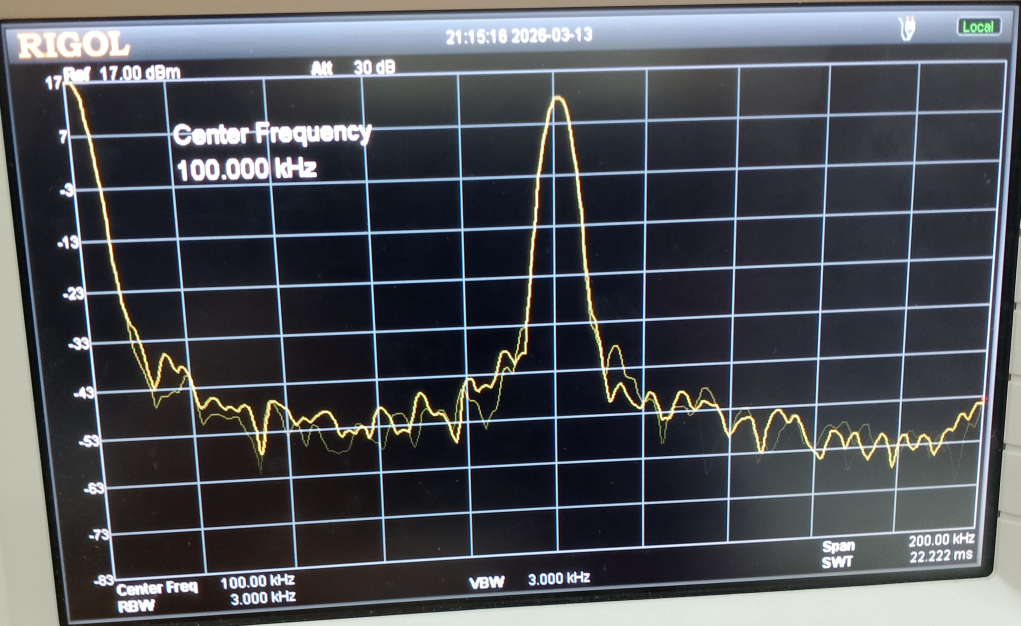
#> input picture LAB_3/LAB_3/1.jpg, 3061 x 1877 px (shown at 1/3 size); its folder holds only this picture in this run
$ python -i pictures.py   (imports and definitions only)
#> lines starting #> are read from the running program, lines starting #| are printed output that depends on the picture
### LAB_3/LAB_3/data/init.py
"""
Инициализация подключения к базе данных SQLite.
Использует DB-API (PEP 249) для работы с SQLite.
"""
import os
from pathlib import Path
from sqlite3 import connect, Connection, Cursor
from dotenv import load_dotenv

# Загружаем переменные окружения из .env файла
load_dotenv()

conn: Connection | None = None
curs: Cursor | None = None


def get_db(name: str | None = None, reset: bool = False) -> None:
    """
    Подключается к файлу базы данных SQLite.

    Args:
        name: путь к файлу БД (если None, берется из .env)
        reset: если True, принудительно пересоздает подключение
    """
    global conn, curs

    # Если уже есть подключение и не требуется сброс - возвращаемся
    if conn and not reset:
        return

    # Определяем имя файла БД
    if not name:
        name = os.getenv("PICTURES_SQLITE_DB")

    # Если переменная окружения не задана, используем путь по умолчанию
    if not name:
        top_dir = Path(__file__).resolve().parents[1]
        db_dir = top_dir / "db"
        db_dir.mkdir(exist_ok=True)
        name = str(db_dir / "images.db")

    # Создаем подключение с отключенной проверкой потоков
    conn = connect(name, check_same_thread=False)
    curs = conn.cursor()
    print(f"Подключено к базе данных: {name}")


# Инициализируем подключение при импорте модуля
get_db()


def create_tables() -> None:
    """
    Создает необходимые таблицы в базе данных.
    Таблица pictures хранит изображения в формате BLOB.
    """
    get_db()
    curs.execute('''
        CREATE TABLE IF NOT EXISTS pictures (
            id INTEGER PRIMARY KEY AUTOINCREMENT,
            name TEXT UNIQUE NOT NULL,
            description TEXT,
            image_data BLOB NOT NULL,
            created_at DATETIME DEFAULT CURRENT_TIMESTAMP
        )
    ''')
    conn.commit()
    print("Таблицы успешно созданы")


# Создаем таблицы при импорте
create_tables()

### LAB_3/LAB_3/service/pictures.py
"""
Уровень сервиса: бизнес-логика работы с изображениями.
Содержит функции обработки изображений с помощью OpenCV.
"""
import cv2
import numpy as np
from model.pictures import Picture
import data.pictures as pictures_data


# [3 lines that did not run here, left out]


# [11 lines that did not run here, left out]


# [11 lines that did not run here, left out]


def update_one(name: str, description: str) -> bool:
    """
    Обновляет описание изображения.

    Args:
        name: имя изображения
        description: новое описание

    Returns:
        bool: True если обновление выполнено
    """
    return pictures_data.update_one(name, description)


def delete_one(name: str) -> bool:
    """
    Удаляет изображение по имени.

    Args:
        name: имя изображения

    Returns:
        bool: True если удаление выполнено
    """
    return pictures_data.delete_one(name)


# [25 lines that did not run here, left out]


# [29 lines that did not run here, left out]


# [24 lines that did not run here, left out]

>>> import cv2
>>> picture = cv2.imread('../1.jpg', cv2.IMREAD_GRAYSCALE)
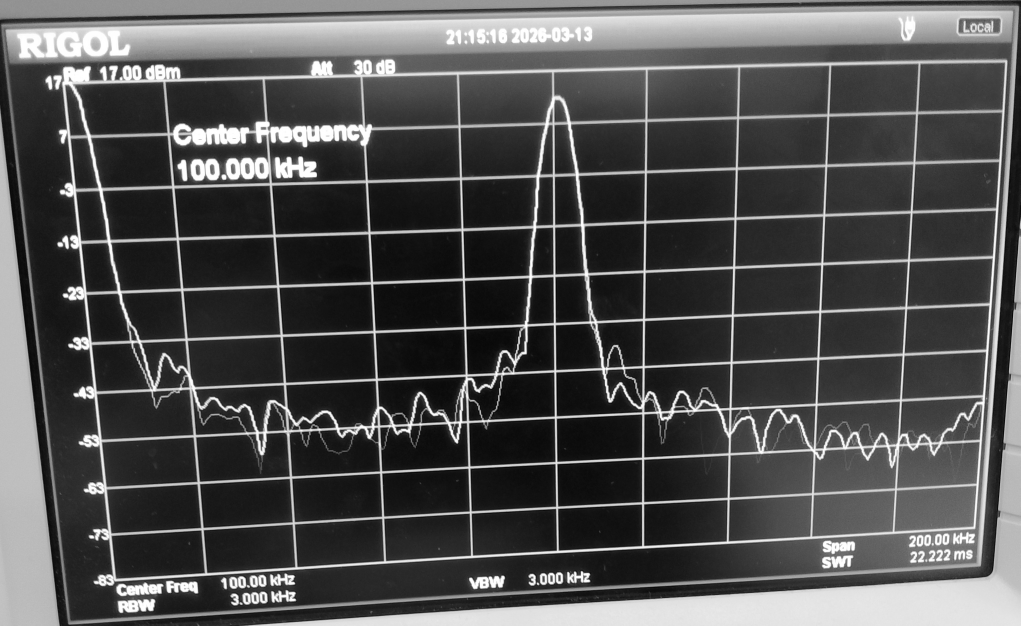
#> picture: shape (1877, 3061) (shown at 1/3 size); min 0, max 255, mean 80
#> (the run stopped early here; a loop or call above may not have finished)
